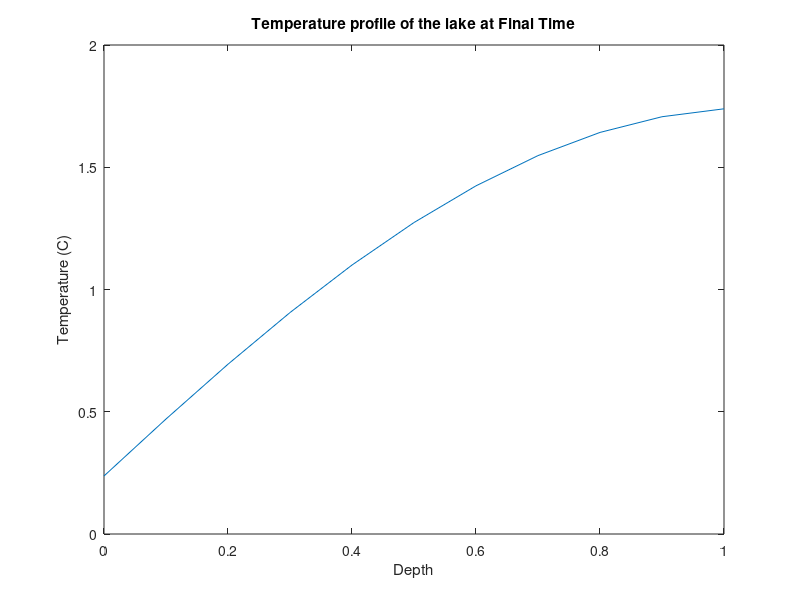
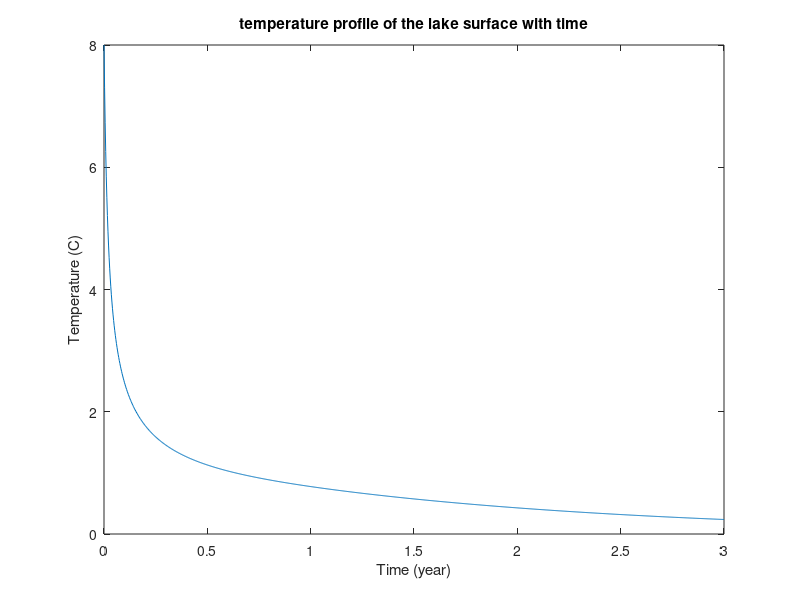
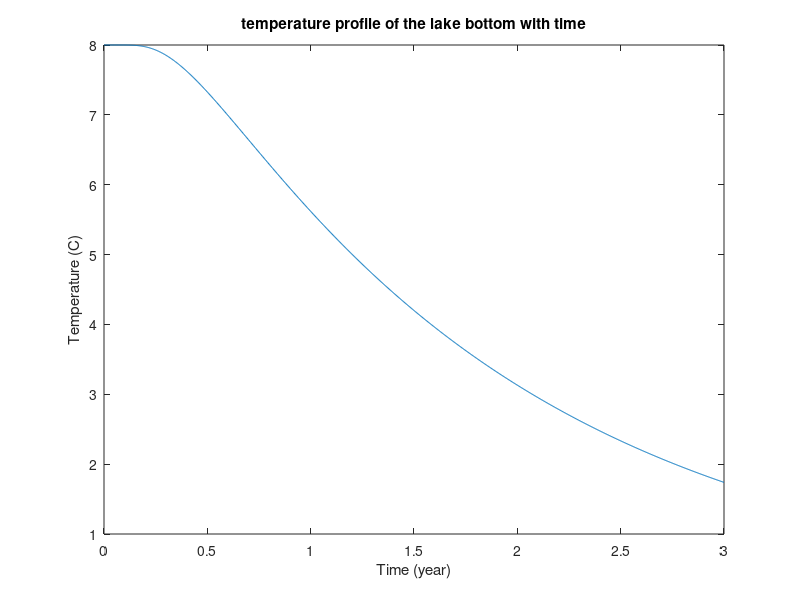

MATLAB code for these plots, in order:
clear all
close all

dz = 0.1; %depth grid spacing (m)
zf = 1; % lake depth in meters
zs = 0:dz:zf; % vector of depths in the lake

dt = 86400; % time grid spacing = 1 
tf = 3600*24*365*3; % 3 years
ts = 0:dt:tf;

D = 1e-8; %hard coded to something small enough that CD < 0.5

C_D = D*dt/(dz)^2;


% Forward Euler method

M = sparse(length(zs),length(zs));

% create matrix

for i = 1:length(zs)
    for j = 1:length(zs)
        if i==j
            M(i,j) = 1-2*C_D;
        elseif i-1==j
            M(i,j) = C_D;
        elseif i+1==j
            M(i,j) = C_D;
        end
    end
end


M(end,end-1)=C_D;
M(end,end) = 1-C_D;


% Pre-allocate

T_all = nan(length(zs), length(ts));

T = 8 .* ones(length(zs), 1); %initial T throughout lake is annual avg 8C

T_all(:,1) = T;

% Forward Euler Diffusion

for k = 1:length(ts)-1
    Tnew = M*T;
    
    T_all(:,k+1) = Tnew;
    T = Tnew;
end

% plot

figure(1);
plot(zs, T_all(:,length(ts))) % end
title('Temperature profile of the lake at Final Time')
xlabel('Depth')
ylabel('Temperature (C)')

figure(2)
plot(ts/86400/365, T_all(1, :))
title('temperature profile of the lake surface with time')
xlabel('Time (year)')
ylabel('Temperature (C)')

figure(3)
plot(ts/86400/365, T_all(end, :))
title('temperature profile of the lake bottom with time')
xlabel('Time (year)')
ylabel('Temperature (C)')
